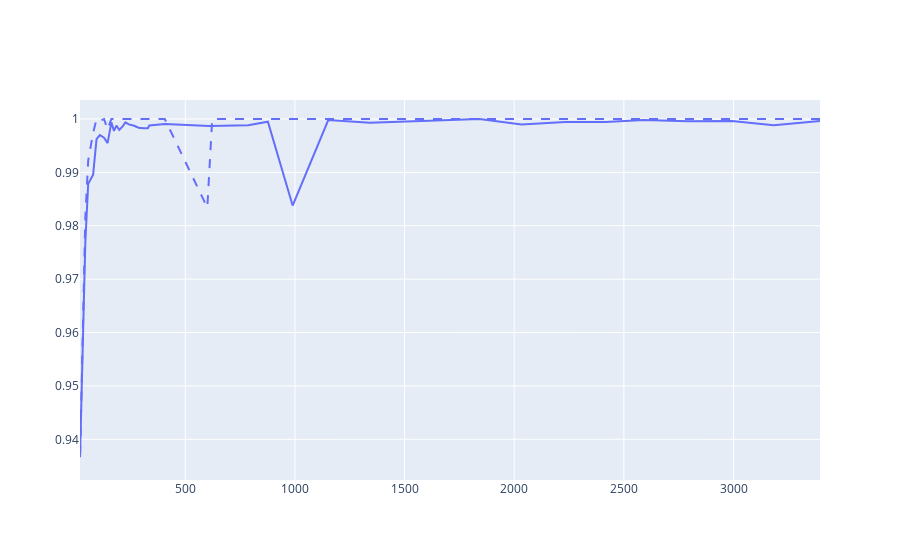

Write notebook code for a chart like this one.
### Markdown cell above
# Plot

### Code cell
# create results dataframe
results_dict = valid_dict_all
acc_df = pd.DataFrame()
acc_lst = []
size_lst = []
fold_lst = []
folds = 5
for fold in range(1,folds+1):
    fold_df = results_dict['fold_'+str(fold)][1]
    for i in range(1, 20*2-1):
        fold_df = fold_df[fold_df['truth_'+str(i)]=='Coccotypes_dactyliperda']
        acc = accuracy_score(y_true=fold_df['truth_'+str(i)], y_pred=fold_df['pred_'+str(i)])
        acc_lst.append(acc)
        size_lst.append(results_dict['fold_'+str(fold)][0].iloc[0,i])
        fold_lst.append('fold_'+str(fold))
acc_df["size"] = size_lst
acc_df["acc"] = acc_lst
acc_df['fold'] = fold_lst
acc_df = acc_df.sort_values(['fold', 'size'], ascending=[True, False])

acc_avg_df = pd.DataFrame()
size_arr_lst = []
acc_arr_lst = []
for fold in range(1,folds+1):
    size_arr = acc_df[acc_df['fold']=='fold_'+str(fold)]['size']
    size_arr_lst.append(size_arr)
    acc_arr = acc_df[acc_df['fold']=='fold_'+str(fold)]['acc']
    acc_arr_lst.append(acc_arr)
acc_avg_df['size'] = np.mean(size_arr_lst, axis=0)
acc_avg_df['acc'] = np.mean(acc_arr_lst, axis=0)

# create results dataframe
results_dict = test_dict_all
acc_df = pd.DataFrame()
acc_lst = []
size_lst = []
fold_lst = []
folds = 5
for fold in range(1,folds+1):
    fold_df = results_dict['fold_'+str(fold)][1]
    for i in range(1, 20*2-1):
        fold_df = fold_df[fold_df['truth_'+str(i)]=='Coccotypes_dactyliperda']
        acc = accuracy_score(y_true=fold_df['truth_'+str(i)], y_pred=fold_df['pred_'+str(i)])
        acc_lst.append(acc)
        size_lst.append(results_dict['fold_'+str(fold)][0].iloc[0,i])
        fold_lst.append('fold_'+str(fold))
acc_df["size"] = size_lst
acc_df["acc"] = acc_lst
acc_df['fold'] = fold_lst
acc_df = acc_df.sort_values(['fold', 'size'], ascending=[True, False])

test_acc_avg_df = pd.DataFrame()
size_arr_lst = []
acc_arr_lst = []
for fold in range(1,folds+1):
    size_arr = acc_df[acc_df['fold']=='fold_'+str(fold)]['size']
    size_arr_lst.append(size_arr)
    acc_arr = acc_df[acc_df['fold']=='fold_'+str(fold)]['acc']
    acc_arr_lst.append(acc_arr)
test_acc_avg_df['size'] = np.mean(size_arr_lst, axis=0)
test_acc_avg_df['acc'] = np.mean(acc_arr_lst, axis=0)
    
fig1 = px.line(acc_avg_df, x="size", y="acc")
fig2 = px.line(test_acc_avg_df, x="size", y="acc")
fig2.data[0].line.dash = 'dash'
fig = go.Figure(data=fig1.data + fig2.data)
fig.show()

### Figure 1 — Plotly figure (JSON) as saved in the notebook; plotly's stock layout.template omitted (floating-point values rounded to 4 significant figures)
{"data": [{"hovertemplate": "size=%{x}<br>acc=%{y}<extra></extra>", "legendgroup": "", "line": {"color": "#636efa", "dash": "solid"}, "marker": {"symbol": "circle"}, "mode": "lines", "name": "", "orientation": "v", "showlegend": false, "type": "scatter", "x": [3394.0, 3183, 2993.0, 2793.0, 2591.0, 2418.0, 2233.0, 2033.0, 1841.0, 1669.0, 1490.0, 1342.0, 1152, 989.6, 876.8, 787, 608.4, 406.6, 336.2, 329.4, 310, 287.2, 267, 242.6, 227, 213.4, 199, 186.2, 175, 163, 145.8, 129.6, 110.6, 95.4, 79.8, 57.4, 44.2, 20], "xaxis": "x", "y": [0.9996, 0.9988, 0.9996, 0.9996, 0.9998, 0.9994, 0.9994, 0.999, 1, 0.9997, 0.9994, 0.9993, 0.9998, 0.9838, 0.9995, 0.9989, 0.9987, 0.9991, 0.9988, 0.9983, 0.9983, 0.9984, 0.9987, 0.999, 0.9994, 0.9986, 0.9979, 0.9988, 0.9978, 0.9994, 0.9955, 0.9965, 0.997, 0.9962, 0.9896, 0.9879, 0.9768, 0.9367], "yaxis": "y"}, {"hovertemplate": "size=%{x}<br>acc=%{y}<extra></extra>", "legendgroup": "", "line": {"color": "#636efa", "dash": "dash"}, "marker": {"symbol": "circle"}, "mode": "lines", "name": "", "orientation": "v", "showlegend": false, "type": "scatter", "x": [3394.0, 3183, 2993.0, 2793.0, 2591.0, 2418.0, 2233.0, 2033.0, 1841.0, 1669.0, 1490.0, 1342.0, 1152, 973, 809.8, 622.8, 600.6, 406.6, 336.2, 329.4, 310, 287.2, 267, 242.6, 227, 213.4, 199, 186.2, 175, 163, 145.8, 129.6, 110.6, 95.4, 79.8, 57.4, 44.2, 20], "xaxis": "x", "y": [1, 1, 1, 1, 1, 1, 1, 1, 1, 1, 1, 1, 1, 1, 1, 1, 0.9834, 1, 1, 1, 1, 1, 1, 1, 1, 1, 1, 1, 1, 1, 0.998, 1, 0.9997, 1, 0.9974, 0.9922, 0.9815, 0.9359], "yaxis": "y"}], "layout": {"autosize": true, "xaxis": {"autorange": true, "range": [20, 3394.0], "type": "linear"}, "yaxis": {"autorange": true, "range": [0.9324, 1.004], "type": "linear"}}}
